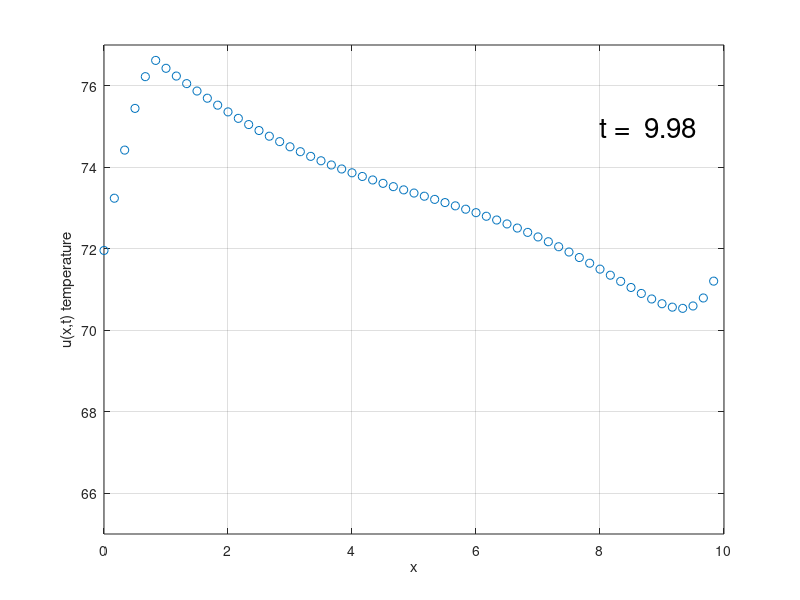

MATLAB code for this plot:
% RING  Simulate the temperature in a ring of metal, a
% distributed and continuum object.  The model is the heat equation
% with additional advection, a partial differential equation (PDE)
% initial and boundary value problem:
%   u_t + v u_x = K u_xx + psi
% Here the heating source term psi(x) is only "on" over 0 < x < 1.
% The numerical solution is basic, but it is a reasonable first
% try for a finite difference (FD) method.  It combines first-order
% forward Euler in time with centered difference for the conduction
% term and simple upwinding for the advection.

u0 = 65.0;  % initial temperature; uniform
K = 0.3;    % diffusion (conduction over density * capacity) coefficient
v = 1.0;    % constant velocity; rotation
xc = 10.0;  % circumference of ring
psi = @(x,t) (x > 0.0 && x < 1.0) * 10.0;  % source term

tf = 10.0;   % final time; total duration
NN = 400;    % number of time steps
MM = 60;     % number of spatial steps

% set up for method
dt = tf / NN;  % time step
dx = xc / MM;  % spatial resolution
t = 0.0:dt:tf;
x = 0.0:dx:xc-dx;
R = v * dt / dx    % advection ratio
Q = K * dt / dx^2  % diffusion ratio

% fill source psi(x)
src = zeros(1, MM);
for j = 1:MM
    src(j) = psi(x(j), 0.0);
end

% FD method, with animation
u = zeros(1, MM);
u(:) = u0;
h = plot(x, u, 'o');
axis([0, xc, u0, u0 + 12.0])
ht = text(0.8 * xc, u0 + 10.0, '', 'fontsize', 20.0);
xlabel x,  ylabel('u(x,t) temperature'),  grid on
for n = 1:NN
    % plot current state
    pause(0.05)
    set(h, 'YData', u)
    set(ht, 'string', sprintf('t = %5.2f', t(n)))
    % the update
    ult = [u(MM), u(1:MM-1)];  % to the left, from periodicity
    urt = [u(2:MM), u(1)];     % to the right
    u = u - R * (u - ult) + Q * (urt - 2 * u + ult) + dt * src;
end
